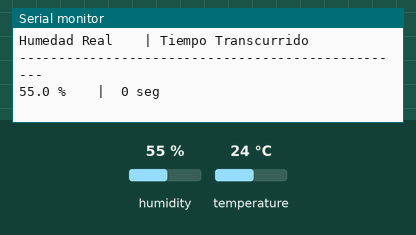
The sketch below on a simulated Arduino Uno, built with avr-gcc and run on an emulated ATmega328P. Parts: the last lines printed to the serial monitor. Inputs (shaded band) come from the test bench; at power-on: humidity 55 %, temperature 24 °C.

Above: at 1.3 s.
1.4 s: humidity set to 22 %
At 1.4 s:
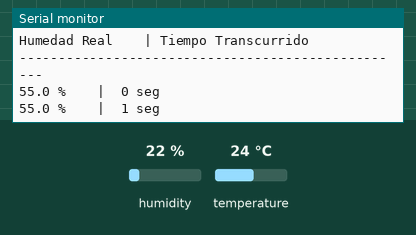
2.9 s: humidity set to 40 %
At 4.3 s:
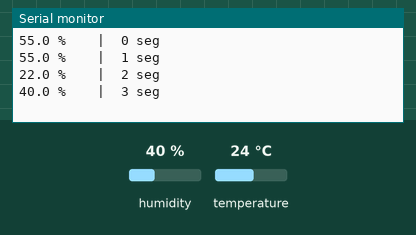
Timing chart, 0 to 5.9 s (numbered marks = the images above; inputs shaded):
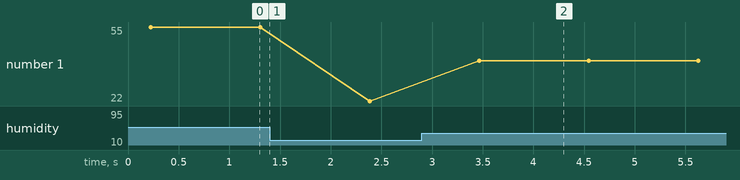

The sketch:

punto_2_ventilador_o_extractor.ino
```cpp
#include <Wire.h>
#include <Adafruit_AHTX0.h>

// Crear el objeto para el sensor AHT20
Adafruit_AHTX0 aht;

// Variables para el contador de segundos con millis()
unsigned long tiempoAnterior = 0;
unsigned long segundosTranscurridos = 0;
bool cronometroActivo = false;

void setup() {
  Serial.begin(9600);
  while (!Serial) delay(10); // Esperar a que se abra el monitor serie

  Serial.println(F("--- Inicializando Sensor AHT20 ---"));

  if (!aht.begin()) {
    Serial.println(F("¡Error! No se pudo encontrar el sensor AHT20. Revisa el cableado."));
    while (1) delay(10);
  }
  Serial.println(F("AHT20 detectado y listo."));
  Serial.println(F("--------------------------------------------------"));

  // Encabezado de las columnas
  Serial.println(F("Humedad Real\t\t| Tiempo Transcurrido"));
  Serial.println(F("--------------------------------------------------"));
}

void loop() {
  sensors_event_t humidity, temp;
  aht.getEvent(&humidity, &temp);

  float humedadActual = humidity.relative_humidity;

  // --- LÓGICA DEL CRONÓMETRO ---
  if (!cronometroActivo && humedadActual >= 40.0) {
    cronometroActivo = true;
    tiempoAnterior = millis();
  }

  if (cronometroActivo) {
    if (millis() - tiempoAnterior >= 1000) {
      segundosTranscurridos++;
      tiempoAnterior += 1000;
    }
  }

  // --- IMPRESIÓN EN FORMATO DE COLUMNAS ---

  // Columna 1: Humedad
  Serial.print(humedadActual, 1);
  Serial.print(F(" %"));

  // Separador de columnas (Tabulador y barra)
  Serial.print(F("\t\t|\t"));

  // Columna 2: Tiempo (Solo muestra los segundos si ya se activó)
  if (cronometroActivo) {
    Serial.print(segundosTranscurridos);
    Serial.println(F(" seg"));
  } else {
    Serial.println(F("Esperando umbral (40%)..."));
  }

  // Esperar 1 segundo para que el contador avance de forma fluida
  delay(1000);
}
```

Measured:
- after the input at 2.9 s, the serial monitor: prints a new line after 0.57 s (image 2)
- plotted number 1: 55 → 22 after the input at 1.4 s, 22 → 40 after the input at 2.9 s
